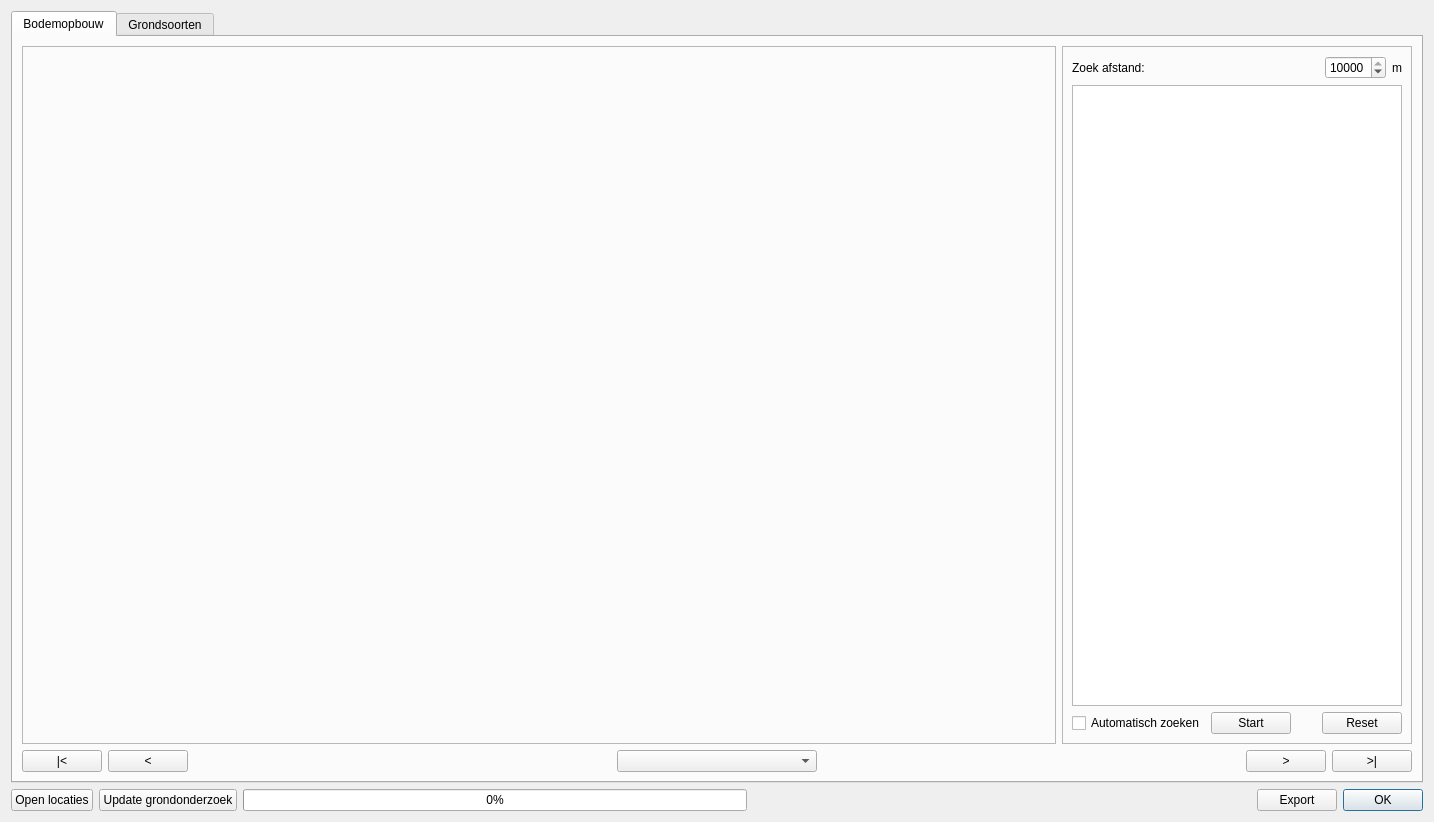
<?xml version="1.0" encoding="UTF-8"?>
<ui version="4.0">
 <class>HDSRToolDialogBase</class>
 <widget class="QDialog" name="HDSRToolDialogBase">
  <property name="geometry">
   <rect>
    <x>0</x>
    <y>0</y>
    <width>1434</width>
    <height>822</height>
   </rect>
  </property>
  <property name="windowTitle">
   <string>HDSRTool</string>
  </property>
  <layout class="QGridLayout" name="gridLayout">
   <item row="0" column="0">
    <layout class="QVBoxLayout" name="verticalLayout">
     <item>
      <widget class="QTabWidget" name="tabWidget">
       <property name="currentIndex">
        <number>0</number>
       </property>
       <widget class="QWidget" name="tab">
        <attribute name="title">
         <string>Bodemopbouw</string>
        </attribute>
        <layout class="QGridLayout" name="gridLayout_3">
         <item row="0" column="0">
          <layout class="QVBoxLayout" name="verticalLayout_3">
           <item>
            <layout class="QHBoxLayout" name="horizontalLayout_5">
             <item>
              <widget class="QFrame" name="frameMain">
               <property name="frameShape">
                <enum>QFrame::StyledPanel</enum>
               </property>
               <property name="frameShadow">
                <enum>QFrame::Raised</enum>
               </property>
              </widget>
             </item>
             <item>
              <widget class="QFrame" name="frame">
               <property name="minimumSize">
                <size>
                 <width>350</width>
                 <height>0</height>
                </size>
               </property>
               <property name="maximumSize">
                <size>
                 <width>350</width>
                 <height>16777215</height>
                </size>
               </property>
               <property name="frameShape">
                <enum>QFrame::StyledPanel</enum>
               </property>
               <property name="frameShadow">
                <enum>QFrame::Raised</enum>
               </property>
               <layout class="QGridLayout" name="gridLayout_2">
                <item row="0" column="0">
                 <layout class="QVBoxLayout" name="verticalLayout_2">
                  <item>
                   <layout class="QHBoxLayout" name="horizontalLayout_4">
                    <item>
                     <widget class="QLabel" name="label">
                      <property name="text">
                       <string>Zoek afstand:</string>
                      </property>
                     </widget>
                    </item>
                    <item>
                     <spacer name="horizontalSpacer_4">
                      <property name="orientation">
                       <enum>Qt::Horizontal</enum>
                      </property>
                      <property name="sizeHint" stdset="0">
                       <size>
                        <width>40</width>
                        <height>20</height>
                       </size>
                      </property>
                     </spacer>
                    </item>
                    <item>
                     <widget class="QSpinBox" name="spSearchDistance">
                      <property name="minimum">
                       <number>10</number>
                      </property>
                      <property name="maximum">
                       <number>10000</number>
                      </property>
                      <property name="singleStep">
                       <number>5</number>
                      </property>
                      <property name="value">
                       <number>10000</number>
                      </property>
                     </widget>
                    </item>
                    <item>
                     <widget class="QLabel" name="label_2">
                      <property name="text">
                       <string>m</string>
                      </property>
                     </widget>
                    </item>
                   </layout>
                  </item>
                  <item>
                   <widget class="QTableWidget" name="tableWidget"/>
                  </item>
                  <item>
                   <layout class="QHBoxLayout" name="horizontalLayout_3">
                    <item>
                     <widget class="QCheckBox" name="checkboxAuto">
                      <property name="text">
                       <string>Automatisch zoeken</string>
                      </property>
                     </widget>
                    </item>
                    <item>
                     <widget class="QPushButton" name="pbStart">
                      <property name="text">
                       <string>Start</string>
                      </property>
                     </widget>
                    </item>
                    <item>
                     <spacer name="horizontalSpacer_3">
                      <property name="orientation">
                       <enum>Qt::Horizontal</enum>
                      </property>
                      <property name="sizeHint" stdset="0">
                       <size>
                        <width>40</width>
                        <height>20</height>
                       </size>
                      </property>
                     </spacer>
                    </item>
                    <item>
                     <widget class="QPushButton" name="pbReset">
                      <property name="text">
                       <string>Reset</string>
                      </property>
                     </widget>
                    </item>
                   </layout>
                  </item>
                 </layout>
                </item>
               </layout>
              </widget>
             </item>
            </layout>
           </item>
           <item>
            <layout class="QHBoxLayout" name="horizontalLayout_2">
             <item>
              <widget class="QPushButton" name="pbFirst">
               <property name="text">
                <string>|&lt;</string>
               </property>
              </widget>
             </item>
             <item>
              <widget class="QPushButton" name="pbPrevious">
               <property name="text">
                <string>&lt;</string>
               </property>
              </widget>
             </item>
             <item>
              <spacer name="horizontalSpacer_2">
               <property name="orientation">
                <enum>Qt::Horizontal</enum>
               </property>
               <property name="sizeHint" stdset="0">
                <size>
                 <width>40</width>
                 <height>20</height>
                </size>
               </property>
              </spacer>
             </item>
             <item>
              <widget class="QComboBox" name="cbLocations">
               <property name="minimumSize">
                <size>
                 <width>200</width>
                 <height>0</height>
                </size>
               </property>
              </widget>
             </item>
             <item>
              <spacer name="horizontalSpacer_5">
               <property name="orientation">
                <enum>Qt::Horizontal</enum>
               </property>
               <property name="sizeHint" stdset="0">
                <size>
                 <width>40</width>
                 <height>20</height>
                </size>
               </property>
              </spacer>
             </item>
             <item>
              <widget class="QPushButton" name="pbNext">
               <property name="text">
                <string>&gt;</string>
               </property>
              </widget>
             </item>
             <item>
              <widget class="QPushButton" name="pbLast">
               <property name="text">
                <string>&gt;|</string>
               </property>
              </widget>
             </item>
            </layout>
           </item>
          </layout>
         </item>
        </layout>
       </widget>
       <widget class="QWidget" name="tab_2">
        <attribute name="title">
         <string>Grondsoorten</string>
        </attribute>
        <layout class="QGridLayout" name="gridLayout_4">
         <item row="0" column="0">
          <widget class="QTableWidget" name="tableSoiltypes">
           <column>
            <property name="text">
             <string>Naam</string>
            </property>
           </column>
           <column>
            <property name="text">
             <string>Kleur</string>
            </property>
           </column>
          </widget>
         </item>
        </layout>
       </widget>
      </widget>
     </item>
     <item>
      <layout class="QHBoxLayout" name="horizontalLayout">
       <item>
        <widget class="QPushButton" name="pbLocations">
         <property name="text">
          <string>Open locaties</string>
         </property>
        </widget>
       </item>
       <item>
        <widget class="QPushButton" name="pbUpdate">
         <property name="text">
          <string>Update grondonderzoek</string>
         </property>
        </widget>
       </item>
       <item>
        <widget class="QProgressBar" name="pbarMain">
         <property name="value">
          <number>0</number>
         </property>
        </widget>
       </item>
       <item>
        <spacer name="horizontalSpacer">
         <property name="orientation">
          <enum>Qt::Horizontal</enum>
         </property>
         <property name="sizeHint" stdset="0">
          <size>
           <width>40</width>
           <height>20</height>
          </size>
         </property>
        </spacer>
       </item>
       <item>
        <widget class="QPushButton" name="pbExport">
         <property name="text">
          <string>Export</string>
         </property>
        </widget>
       </item>
       <item>
        <widget class="QDialogButtonBox" name="button_box">
         <property name="sizePolicy">
          <sizepolicy hsizetype="Fixed" vsizetype="Fixed">
           <horstretch>0</horstretch>
           <verstretch>0</verstretch>
          </sizepolicy>
         </property>
         <property name="orientation">
          <enum>Qt::Horizontal</enum>
         </property>
         <property name="standardButtons">
          <set>QDialogButtonBox::Ok</set>
         </property>
        </widget>
       </item>
      </layout>
     </item>
    </layout>
   </item>
  </layout>
 </widget>
 <resources/>
 <connections>
  <connection>
   <sender>button_box</sender>
   <signal>accepted()</signal>
   <receiver>HDSRToolDialogBase</receiver>
   <slot>accept()</slot>
   <hints>
    <hint type="sourcelabel">
     <x>20</x>
     <y>20</y>
    </hint>
    <hint type="destinationlabel">
     <x>20</x>
     <y>20</y>
    </hint>
   </hints>
  </connection>
  <connection>
   <sender>button_box</sender>
   <signal>rejected()</signal>
   <receiver>HDSRToolDialogBase</receiver>
   <slot>reject()</slot>
   <hints>
    <hint type="sourcelabel">
     <x>20</x>
     <y>20</y>
    </hint>
    <hint type="destinationlabel">
     <x>20</x>
     <y>20</y>
    </hint>
   </hints>
  </connection>
 </connections>
</ui>
